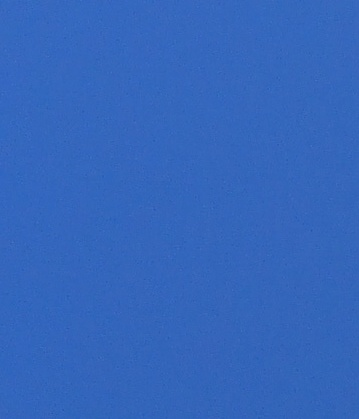
#> input picture flower_420.jpg, 359 x 419 px
$ python test_2_time.py flower_420.jpg
#> lines starting #> are read from the running program, lines starting #| are printed output that depends on the picture; after the words box and inside, x2 and y2 are one past the last pixel; in counts of white or black regions, pixels touching at a corner belong together
import cv2
import numpy as np
import sys
import matplotlib.pyplot as plt


name = sys.argv[1]
img = cv2.imread(name, cv2.IMREAD_COLOR)
#> img is the input picture: shape (419, 359, 3); mean B, G, R 187.7, 102.3, 52.4
gray = cv2.cvtColor(img, cv2.COLOR_BGR2LAB)[...,0]
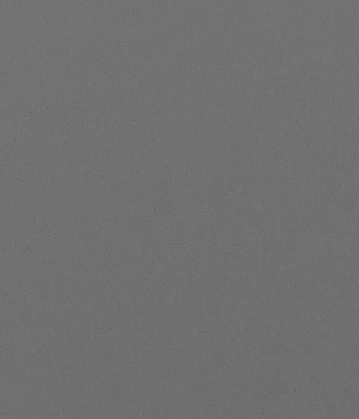
#> gray: shape (419, 359); min 96, max 128, mean 112.5
# edges = cv2.Canny(gray, 10,30)
blurred = cv2.GaussianBlur(gray, (7, 7), 0)
clahe = cv2.createCLAHE(clipLimit=5.0, tileGridSize=(32,32))
contrast = clahe.apply(blurred)
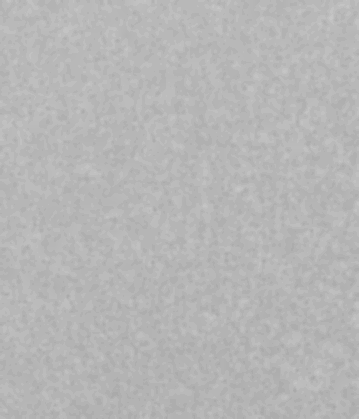
#> contrast: shape (419, 359); min 166, max 200, mean 182.3
ret, thresh = cv2.threshold(contrast, 20, 255, cv2.THRESH_BINARY|cv2.THRESH_OTSU)
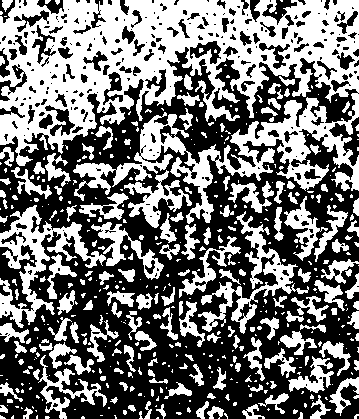
#> thresh: shape (419, 359); 45.9% white; 465 white regions (296 under 20 px), largest, box (x1, y1, x2, y2) and area: (0, 0, 359, 224) 37705, (0, 205, 106, 328) 3646, (198, 211, 309, 334) 2665
#> ret = 182

# plt.imshow(thresh)
# plt.savefig('./threshold.png')
